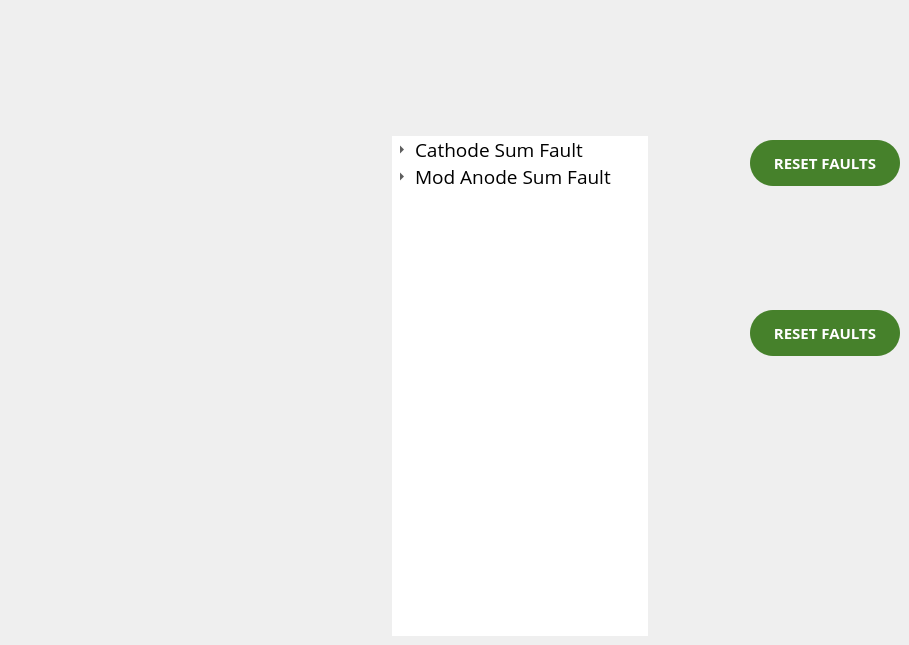
      <widget class="QWidget" name="faults_tab">
       <attribute name="title">
        <string>Faults</string>
       </attribute>
       <widget class="QTreeWidget" name="treeWidget">
        <property name="geometry">
         <rect>
          <x>392</x>
          <y>136</y>
          <width>256</width>
          <height>500</height>
         </rect>
        </property>
        <property name="minimumSize">
         <size>
          <width>0</width>
          <height>500</height>
         </size>
        </property>
        <property name="font">
         <font>
          <family>Open Sans</family>
          <pointsize>12</pointsize>
         </font>
        </property>
        <property name="focusPolicy">
         <enum>Qt::NoFocus</enum>
        </property>
        <property name="frameShape">
         <enum>QFrame::NoFrame</enum>
        </property>
        <property name="alternatingRowColors">
         <bool>false</bool>
        </property>
        <attribute name="headerVisible">
         <bool>false</bool>
        </attribute>
        <column>
         <property name="text">
          <string/>
         </property>
         <property name="font">
          <font>
           <family>Open Sans</family>
           <pointsize>12</pointsize>
          </font>
         </property>
        </column>
        <item>
         <property name="text">
          <string>Cathode Sum Fault</string>
         </property>
         <property name="font">
          <font>
           <family>Open Sans</family>
           <pointsize>14</pointsize>
          </font>
         </property>
         <property name="icon">
          <iconset resource="resources.qrc">
           <normaloff>:/circle_green</normaloff>:/circle_green</iconset>
         </property>
         <property name="flags">
          <set>ItemIsEnabled</set>
         </property>
         <item>
          <property name="text">
           <string>Arc</string>
          </property>
          <property name="font">
           <font>
            <family>Open Sans</family>
            <pointsize>14</pointsize>
           </font>
          </property>
          <property name="icon">
           <iconset resource="resources.qrc">
            <normaloff>:/circle_green</normaloff>:/circle_green</iconset>
          </property>
          <property name="flags">
           <set>ItemIsEnabled</set>
          </property>
         </item>
         <item>
          <property name="text">
           <string>Over Temperature</string>
          </property>
          <property name="font">
           <font>
            <family>Open Sans</family>
            <pointsize>14</pointsize>
           </font>
          </property>
          <property name="icon">
           <iconset resource="resources.qrc">
            <normaloff>:/circle_green</normaloff>:/circle_green</iconset>
          </property>
          <property name="flags">
           <set>ItemIsEnabled</set>
          </property>
         </item>
         <item>
          <property name="text">
           <string>Over Voltage</string>
          </property>
          <property name="font">
           <font>
            <family>Open Sans</family>
            <pointsize>14</pointsize>
           </font>
          </property>
          <property name="icon">
           <iconset resource="resources.qrc">
            <normaloff>:/circle_green</normaloff>:/circle_green</iconset>
          </property>
          <property name="flags">
           <set>ItemIsEnabled</set>
          </property>
         </item>
         <item>
          <property name="text">
           <string>Under Voltage</string>
          </property>
          <property name="font">
           <font>
            <family>Open Sans</family>
            <pointsize>14</pointsize>
           </font>
          </property>
          <property name="icon">
           <iconset resource="resources.qrc">
            <normaloff>:/circle_green</normaloff>:/circle_green</iconset>
          </property>
          <property name="flags">
           <set>ItemIsEnabled</set>
          </property>
         </item>
         <item>
          <property name="text">
           <string>Over Current</string>
          </property>
          <property name="font">
           <font>
            <family>Open Sans</family>
            <pointsize>14</pointsize>
           </font>
          </property>
          <property name="icon">
           <iconset resource="resources.qrc">
            <normaloff>:/circle_green</normaloff>:/circle_green</iconset>
          </property>
          <property name="flags">
           <set>ItemIsEnabled</set>
          </property>
         </item>
         <item>
          <property name="text">
           <string>Under Current</string>
          </property>
          <property name="font">
           <font>
            <family>Open Sans</family>
            <pointsize>14</pointsize>
           </font>
          </property>
          <property name="icon">
           <iconset resource="resources.qrc">
            <normaloff>:/circle_green</normaloff>:/circle_green</iconset>
          </property>
          <property name="flags">
           <set>ItemIsEnabled</set>
          </property>
         </item>
        </item>
        <item>
         <property name="text">
          <string>Mod Anode Sum Fault</string>
         </property>
         <property name="font">
          <font>
           <family>Open Sans</family>
           <pointsize>14</pointsize>
          </font>
         </property>
         <property name="icon">
          <iconset resource="resources.qrc">
           <normaloff>:/circle_green</normaloff>:/circle_green</iconset>
         </property>
         <property name="flags">
          <set>ItemIsEnabled</set>
         </property>
         <item>
          <property name="text">
           <string>Arc</string>
          </property>
          <property name="font">
           <font>
            <family>Open Sans</family>
            <pointsize>14</pointsize>
           </font>
          </property>
          <property name="icon">
           <iconset resource="resources.qrc">
            <normaloff>:/circle_green</normaloff>:/circle_green</iconset>
          </property>
          <property name="flags">
           <set>ItemIsEnabled</set>
          </property>
         </item>
         <item>
          <property name="text">
           <string>Over Temperature</string>
          </property>
          <property name="font">
           <font>
            <family>Open Sans</family>
            <pointsize>14</pointsize>
           </font>
          </property>
          <property name="icon">
           <iconset resource="resources.qrc">
            <normaloff>:/circle_green</normaloff>:/circle_green</iconset>
          </property>
          <property name="flags">
           <set>ItemIsEnabled</set>
          </property>
         </item>
         <item>
          <property name="text">
           <string>Over Voltage</string>
          </property>
          <property name="font">
           <font>
            <family>Open Sans</family>
            <pointsize>14</pointsize>
           </font>
          </property>
          <property name="icon">
           <iconset resource="resources.qrc">
            <normaloff>:/circle_green</normaloff>:/circle_green</iconset>
          </property>
          <property name="flags">
           <set>ItemIsEnabled</set>
          </property>
         </item>
         <item>
          <property name="text">
           <string>Under Voltage</string>
          </property>
          <property name="font">
           <font>
            <family>Open Sans</family>
            <pointsize>14</pointsize>
           </font>
          </property>
          <property name="icon">
           <iconset resource="resources.qrc">
            <normaloff>:/circle_green</normaloff>:/circle_green</iconset>
          </property>
          <property name="flags">
           <set>ItemIsEnabled</set>
          </property>
         </item>
         <item>
          <property name="text">
           <string>Over Current</string>
          </property>
          <property name="font">
           <font>
            <family>Open Sans</family>
            <pointsize>14</pointsize>
           </font>
          </property>
          <property name="icon">
           <iconset resource="resources.qrc">
            <normaloff>:/circle_green</normaloff>:/circle_green</iconset>
          </property>
          <property name="flags">
           <set>ItemIsEnabled</set>
          </property>
         </item>
         <item>
          <property name="text">
           <string>Under Current</string>
          </property>
          <property name="font">
           <font>
            <family>Open Sans</family>
            <pointsize>14</pointsize>
           </font>
          </property>
          <property name="icon">
           <iconset resource="resources.qrc">
            <normaloff>:/circle_green</normaloff>:/circle_green</iconset>
          </property>
          <property name="flags">
           <set>ItemIsEnabled</set>
          </property>
         </item>
        </item>
       </widget>
       <widget class="QPushButton" name="dxm_reset_button">
        <property name="geometry">
         <rect>
          <x>750</x>
          <y>140</y>
          <width>150</width>
          <height>46</height>
         </rect>
        </property>
        <property name="minimumSize">
         <size>
          <width>150</width>
          <height>46</height>
         </size>
        </property>
        <property name="maximumSize">
         <size>
          <width>150</width>
          <height>46</height>
         </size>
        </property>
        <property name="font">
         <font>
          <family>Open Sans</family>
          <pointsize>11</pointsize>
          <weight>75</weight>
          <bold>true</bold>
         </font>
        </property>
        <property name="styleSheet">
         <string notr="true">QPushButton:hover:pressed {
	background-color: qlineargradient(x1: 0, y1: 0, x2: 0, y2: 1, stop: 0 rgb(47, 91, 18), stop: 1 rgb(47, 91, 18));
}

QPushButton {
	background-color: qlineargradient(x1: 0, y1: 0, x2: 0, y2: 1, stop: 0 #46812B, stop: 1 #46812B);
	border: none;
	color: white;
	border-radius: 23px;
}

QPushButton:hover {
	background-color: qlineargradient(x1: 0, y1: 0, x2: 0, y2: 1, stop: 0 #407527, stop: 1 #407527);
}

QPushButton:disabled {
	background-color: qlineargradient(x1: 0, y1: 0, x2: 0, y2: 1, stop: 0 rgb(181, 181, 181), stop: 1 rgb(181, 181, 181));
}</string>
        </property>
        <property name="text">
         <string>RESET FAULTS</string>
        </property>
       </widget>
       <widget class="QPushButton" name="slm_reset_button">
        <property name="geometry">
         <rect>
          <x>750</x>
          <y>310</y>
          <width>150</width>
          <height>46</height>
         </rect>
        </property>
        <property name="minimumSize">
         <size>
          <width>150</width>
          <height>46</height>
         </size>
        </property>
        <property name="maximumSize">
         <size>
          <width>150</width>
          <height>46</height>
         </size>
        </property>
        <property name="font">
         <font>
          <family>Open Sans</family>
          <pointsize>11</pointsize>
          <weight>75</weight>
          <bold>true</bold>
         </font>
        </property>
        <property name="styleSheet">
         <string notr="true">QPushButton:hover:pressed {
	background-color: qlineargradient(x1: 0, y1: 0, x2: 0, y2: 1, stop: 0 rgb(47, 91, 18), stop: 1 rgb(47, 91, 18));
}

QPushButton {
	background-color: qlineargradient(x1: 0, y1: 0, x2: 0, y2: 1, stop: 0 #46812B, stop: 1 #46812B);
	border: none;
	color: white;
	border-radius: 23px;
}

QPushButton:hover {
	background-color: qlineargradient(x1: 0, y1: 0, x2: 0, y2: 1, stop: 0 #407527, stop: 1 #407527);
}

QPushButton:disabled {
	background-color: qlineargradient(x1: 0, y1: 0, x2: 0, y2: 1, stop: 0 rgb(181, 181, 181), stop: 1 rgb(181, 181, 181));
}</string>
        </property>
        <property name="text">
         <string>RESET FAULTS</string>
        </property>
       </widget>
      </widget>
